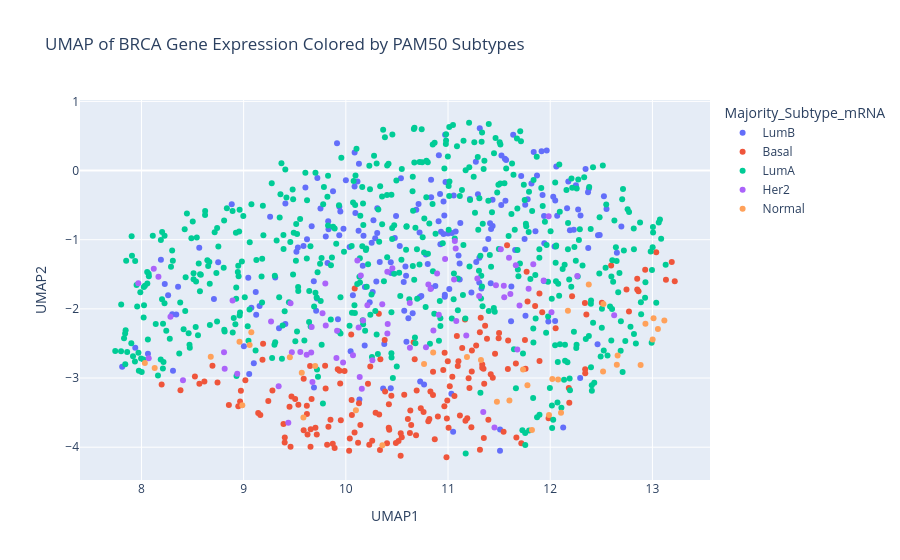

The cell this chart's notebook holds for it:
### Code cell
# UMAP with same parameters
reducer = umap.UMAP(random_state=42, n_neighbors=30, min_dist=0.2)
embedding = reducer.fit_transform(scaled_X)

# Create a dataframe with the UMAP coordinates
umap_df = pd.DataFrame({'UMAP1': embedding[:, 0], 'UMAP2': embedding[:, 1], 
                        'Majority_Subtype_mRNA': brca_df['Majority_Subtype_mRNA']})

# Plot using plotly
fig = px.scatter(umap_df, x='UMAP1', y='UMAP2', color='Majority_Subtype_mRNA',
                 title='UMAP of BRCA Gene Expression Colored by PAM50 Subtypes')
fig.show()

### Figure 1 — Plotly figure (JSON) as saved in the notebook; plotly's stock layout.template omitted (floating-point values rounded to 4 significant figures; data arrays with more than 128 entries replaced by an {"elided": "..."} marker saying what was removed)
{"data": [{"hovertemplate": "Majority_Subtype_mRNA=LumB<br>UMAP1=%{x}<br>UMAP2=%{y}<extra></extra>", "legendgroup": "LumB", "marker": {"color": "#636efa", "symbol": "circle"}, "mode": "markers", "name": "LumB", "orientation": "v", "showlegend": true, "type": "scatter", "x": {"elided": "195 float values"}, "xaxis": "x", "y": {"elided": "195 float values"}, "yaxis": "y"}, {"hovertemplate": "Majority_Subtype_mRNA=Basal<br>UMAP1=%{x}<br>UMAP2=%{y}<extra></extra>", "legendgroup": "Basal", "marker": {"color": "#EF553B", "symbol": "circle"}, "mode": "markers", "name": "Basal", "orientation": "v", "showlegend": true, "type": "scatter", "x": {"elided": "175 float values"}, "xaxis": "x", "y": {"elided": "175 float values"}, "yaxis": "y"}, {"hovertemplate": "Majority_Subtype_mRNA=LumA<br>UMAP1=%{x}<br>UMAP2=%{y}<extra></extra>", "legendgroup": "LumA", "marker": {"color": "#00cc96", "symbol": "circle"}, "mode": "markers", "name": "LumA", "orientation": "v", "showlegend": true, "type": "scatter", "x": {"elided": "514 float values"}, "xaxis": "x", "y": {"elided": "514 float values"}, "yaxis": "y"}, {"hovertemplate": "Majority_Subtype_mRNA=Her2<br>UMAP1=%{x}<br>UMAP2=%{y}<extra></extra>", "legendgroup": "Her2", "marker": {"color": "#ab63fa", "symbol": "circle"}, "mode": "markers", "name": "Her2", "orientation": "v", "showlegend": true, "type": "scatter", "x": [10.46, 10.16, 10.89, 12.01, 8.071, 9.666, 11.61, 10.81, 9.342, 11.55, 10.14, 9.803, 9.661, 10.91, 9.472, 9.908, 11.08, 9.555, 11.52, 11.06, 8.406, 10.97, 9.437, 11.29, 11.79, 9.973, 11.08, 11.83, 11.6, 11.98, 11.55, 11.7, 11.94, 10.41, 11.18, 11.34, 8.284, 9.772, 8.121, 8.937, 9.914, 8.892, 11.47, 9.617, 10.17, 11.66, 10.26, 11.3, 10.41, 10.41, 8.166, 9.268, 10.36, 9.673, 10.11, 9.459, 10.21, 11.07, 10.63, 12.63, 12.27, 11.68, 10.12, 10.15, 11.45, 10.86, 10.63, 10.78, 10.83, 7.969, 10.07, 8.808, 8.814, 9.799], "xaxis": "x", "y": [-1.413, -3.155, -1.487, -2.048, -2.714, -2.262, -1.784, -1.648, -3.119, -1.831, -2.985, -2.24, -2.632, -2.086, -2.627, -2.71, -1.127, -2.624, -1.136, -1.574, -3.031, -1.28, -3.647, -1.561, -1.708, -2.775, -2.174, -1.356, -1.261, -0.659, -1.664, -1.95, -1.588, -1.463, -2.385, -3.491, -2.112, -2.063, -1.421, -2.937, -2.317, -1.878, -1.659, -2.663, -2.17, -1.369, -2.744, -1.812, -2.22, -2.356, -1.534, -2.184, -1.933, -3.058, -1.299, -1.92, -1.947, -1.017, -2.564, -2.094, -1.524, -2.588, -2.269, -1.516, -3.714, -2.313, -1.916, -2.554, -1.713, -1.631, -2.672, -2.627, -2.866, -1.633], "yaxis": "y"}, {"hovertemplate": "Majority_Subtype_mRNA=Normal<br>UMAP1=%{x}<br>UMAP2=%{y}<extra></extra>", "legendgroup": "Normal", "marker": {"color": "#FFA15A", "symbol": "circle"}, "mode": "markers", "name": "Normal", "orientation": "v", "showlegend": true, "type": "scatter", "x": [11.19, 11.6, 12.17, 11.48, 13.01, 12.38, 12.52, 9.585, 11.73, 9.059, 9.075, 12.08, 10.77, 8.959, 11.32, 10.1, 12.66, 10.36, 11.99, 11.78, 9.569, 8.987, 12.11, 12.02, 13.05, 9.452, 13.12, 11.82, 12.52, 10.85, 8.129, 8.033, 8.678, 9.7, 12.93, 12.65, 12.88, 13.0], "xaxis": "x", "y": [-2.697, -3.324, -2.029, -3.345, -2.135, -1.647, -2.904, -3.57, -2.876, -2.523, -2.339, -3.023, -2.798, -2.474, -2.74, -3.466, -2.675, -3.972, -3.536, -3.103, -2.924, -3.392, -3.501, -3.014, -2.291, -2.699, -2.167, -3.752, -1.93, -2.631, -2.854, -2.782, -2.693, -2.827, -2.215, -2.808, -2.811, -2.445], "yaxis": "y"}], "layout": {"legend": {"title": {"text": "Majority_Subtype_mRNA"}, "tracegroupgap": 0}, "title": {"text": "UMAP of BRCA Gene Expression Colored by PAM50 Subtypes"}, "xaxis": {"anchor": "y", "domain": [0, 1], "title": {"text": "UMAP1"}}, "yaxis": {"anchor": "x", "domain": [0, 1], "title": {"text": "UMAP2"}}}}
